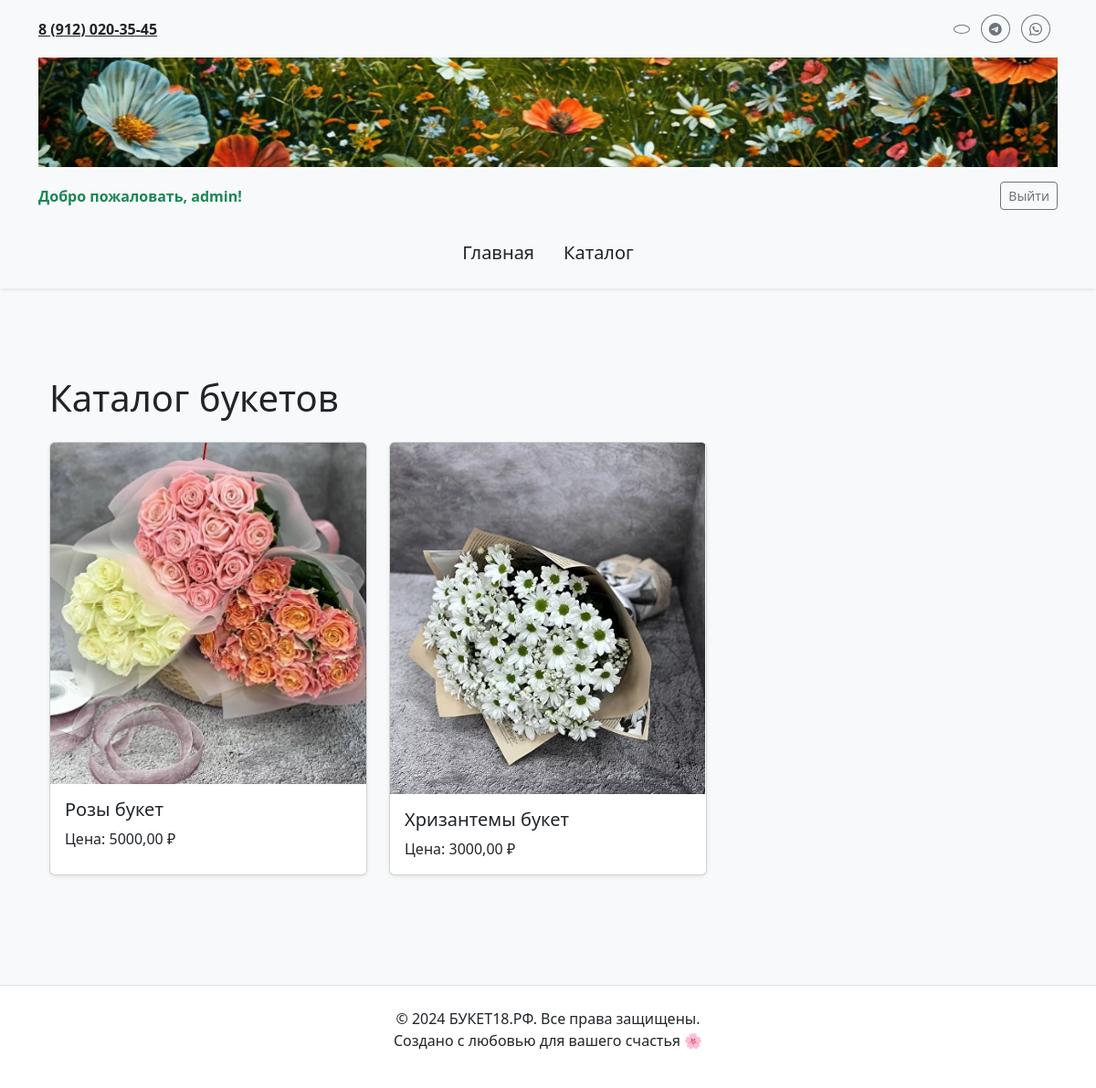
The app's page / (signed in) with its own data.
### main/models.py (models this page shows, shortened)
class Product(models.Model):
    id = models.AutoField(primary_key=True)
    name = models.CharField(max_length=255)
    price = models.DecimalField(max_digits=10, decimal_places=2)
    image = models.ImageField(upload_to='products/', null=True, blank=True)
    class Meta:
        verbose_name = "Продукт"
        verbose_name_plural = "Продукты"

### main/views.py (the view)
# urls.py: path('', views.index, name='index'),
def index(request):
    context = {
        'current_year': datetime.now().year,
        'products': Product.objects.all(),
    }
    return render(request, 'main/index.html', context)

### main/templates/main/index.html (shortened to what this page needs)
{% extends 'main/layoute.html' %}
{% block content %}
<div class="container py-5">
    <h1 class="mb-4">Каталог букетов</h1>
    <div class="row">
        {% for product in products %}
        <div class="col-md-4 mb-4">
            <div class="card h-100 shadow-sm" style="transition: transform 0.2s, box-shadow 0.2s;">
                {% if product.image %}
                <img src="{{ product.image.url }}" class="card-img-top" alt="{{ product.name }}">
                {% else %}
                <div class="card-img-top bg-light d-flex align-items-center justify-content-center" style="height: 200px;">
                    <p class="text-muted">Изображение отсутствует</p>
                </div>
                {% endif %}
                <div class="card-body">
                    <h5 class="card-title">{{ product.name }}</h5>
                    <p class="card-text">Цена: {{ product.price }} ₽</p>
                </div>
            </div>
        </div>
        {% endfor %}
    </div>
</div>
{% endblock %}

### main/templates/main/header.html (shortened to what this page needs)
{% load static %}
<header class="header bg-light py-3 shadow-sm">
  <div class="container">
    <div class="d-flex justify-content-between align-items-center mb-3">
      <div class="contacts">
        <a href="tel:89120203545" class="phone text-dark fw-bold">8 (912) 020-35-45</a>
      </div>
      <div class="social-icons">
        <a href="https://vk.com" target="_blank" class="btn btn-outline-secondary btn-sm rounded-circle me-2">
        </a>
        <a href="https://telegram.org" target="_blank" class="btn btn-outline-secondary btn-sm rounded-circle me-2">
          <i class="bi bi-telegram"></i>
        </a>
        <a href="https://wa.me" target="_blank" class="btn btn-outline-secondary btn-sm rounded-circle me-2">
          <i class="bi bi-whatsapp"></i>
        </a>
      </div>
    </div>
    <div class="text-center logo mb-3">
      <a href="{% url 'index' %}">
        <img src="{% static 'main/images/logo.png' %}" alt="Логотип сайта БУКЕТ18.РФ" class="img-fluid w-100">
      </a>
    </div>
    <div class="user-auth d-flex justify-content-between align-items-center mb-3">
      <div>
        {% if user.is_authenticated %}
          <span class="text-success fw-bold">Добро пожаловать, {{ user.username }}!</span>
        {% else %}
          <span class="text-muted">Вы не вошли в систему</span>
        {% endif %}
      </div>
     <div>
    {% if user.is_authenticated %}
        <form method="post" action="{% url 'logout' %}" style="display:inline;">
            <button type="submit" class="btn btn-outline-secondary btn-sm">Выйти</button>
        </form>
    {% else %}
        <a href="{% url 'login' %}" class="btn btn-secondary btn-sm">Войти</a>
        <a href="{% url 'register' %}" class="btn btn-outline-secondary btn-sm ms-2">Регистрация</a>
    {% endif %}
</div>
    </div>
    <nav class="navigation mt-4">
      <ul class="nav justify-content-center">
        <li class="nav-item">
          <a href="{% url 'index' %}" class="nav-link text-dark fs-5">Главная</a>
        </li>
        <li class="nav-item">
          <a href="{% url 'user' %}" class="nav-link text-dark fs-5">Каталог</a>
        </li>
      </ul>
    </nav>
  </div>
</header>

### main/static/main/css/main.css (style rules this page uses)
.header .logo img { max-height: 120px; width: 100%; transition: transform 0.3s ease; }
.header .contacts .phone { font-size: 1rem; font-weight: bold; }
.navigation .nav-link { font-size: 1.2rem; color: #333; }

### records on screen
Product: image (picture), name "Розы букет", price "5000,00"
Product: image (picture), name "Хризантемы букет", price "3000,00"

### other values on screen
{{ user.username }} "admin"
